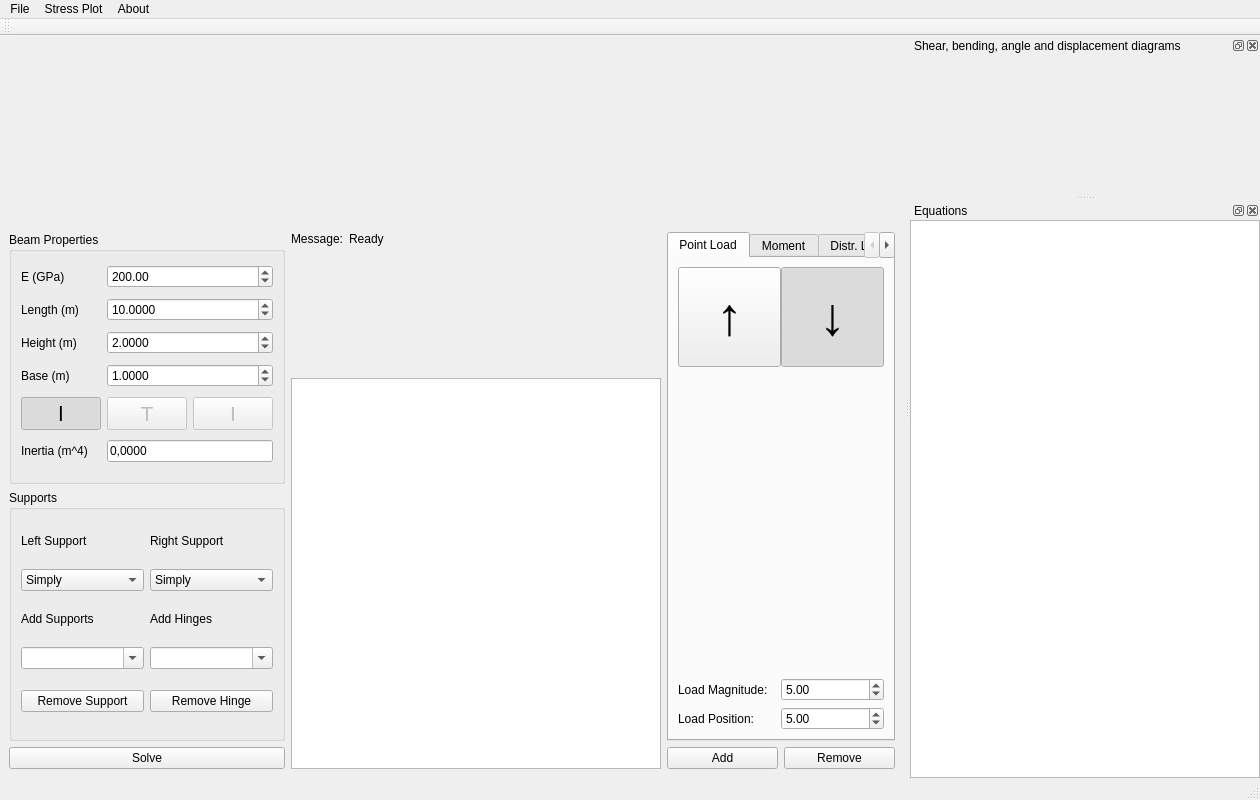
<?xml version="1.0" encoding="UTF-8"?>
<ui version="4.0">
 <author>Lucas dos Santos Almeida</author>
 <class>MainWindow</class>
 <widget class="QMainWindow" name="MainWindow">
  <property name="geometry">
   <rect>
    <x>0</x>
    <y>0</y>
    <width>1239</width>
    <height>800</height>
   </rect>
  </property>
  <property name="windowTitle">
   <string>VigaPy</string>
  </property>
  <widget class="QWidget" name="centralwidget">
   <layout class="QVBoxLayout" name="verticalLayout">
    <item>
     <layout class="QGridLayout" name="main_gl">
      <item row="0" column="0" colspan="3">
       <widget class="QWidget" name="beam_draw_widget" native="true">
        <layout class="QVBoxLayout" name="beam_draw_widget_vl">
         <property name="margin">
          <number>0</number>
         </property>
        </layout>
       </widget>
      </item>
      <item row="3" column="1">
       <widget class="QWidget" name="beam_widget" native="true">
        <property name="maximumSize">
         <size>
          <width>16777215</width>
          <height>120</height>
         </size>
        </property>
        <property name="statusTip">
         <string>Beam Display</string>
        </property>
        <layout class="QVBoxLayout" name="beam_widget_vl">
         <property name="spacing">
          <number>0</number>
         </property>
         <property name="margin">
          <number>0</number>
         </property>
        </layout>
       </widget>
      </item>
      <item row="2" column="1">
       <layout class="QGridLayout" name="gridLayout">
        <item row="0" column="1">
         <widget class="QLabel" name="message_lbl">
          <property name="statusTip">
           <string>Current BeamPy message</string>
          </property>
          <property name="text">
           <string>Ready</string>
          </property>
         </widget>
        </item>
        <item row="0" column="0">
         <widget class="QLabel" name="lbl_message">
          <property name="sizePolicy">
           <sizepolicy hsizetype="Maximum" vsizetype="Maximum">
            <horstretch>0</horstretch>
            <verstretch>0</verstretch>
           </sizepolicy>
          </property>
          <property name="text">
           <string>Message:</string>
          </property>
         </widget>
        </item>
       </layout>
      </item>
      <item row="2" column="0" rowspan="5">
       <layout class="QGridLayout" name="properties_supports_vl">
        <item row="3" column="0">
         <widget class="QPushButton" name="calculate_beam">
          <property name="statusTip">
           <string>Solves the differential equations and plot diagrams (F5)</string>
          </property>
          <property name="text">
           <string>Solve</string>
          </property>
          <property name="shortcut">
           <string>F5</string>
          </property>
         </widget>
        </item>
        <item row="1" column="0">
         <widget class="QGroupBox" name="beam_properties_gb">
          <property name="title">
           <string>Beam Properties</string>
          </property>
          <layout class="QGridLayout" name="beam_properties_gb_vl">
           <item row="10" column="1" colspan="2">
            <widget class="QDoubleSpinBox" name="base_dspn">
             <property name="statusTip">
              <string>Beam section Base</string>
             </property>
             <property name="decimals">
              <number>4</number>
             </property>
             <property name="minimum">
              <double>0.000100000000000</double>
             </property>
             <property name="maximum">
              <double>9999.000000000000000</double>
             </property>
             <property name="value">
              <double>1.000000000000000</double>
             </property>
            </widget>
           </item>
           <item row="11" column="1">
            <widget class="QPushButton" name="pushButton">
             <property name="enabled">
              <bool>false</bool>
             </property>
             <property name="font">
              <font>
               <pointsize>16</pointsize>
              </font>
             </property>
             <property name="text">
              <string>T</string>
             </property>
             <property name="checkable">
              <bool>true</bool>
             </property>
             <property name="checked">
              <bool>false</bool>
             </property>
             <property name="autoExclusive">
              <bool>true</bool>
             </property>
             <attribute name="buttonGroup">
              <string notr="true">buttonGroup_2</string>
             </attribute>
            </widget>
           </item>
           <item row="11" column="2">
            <widget class="QPushButton" name="pushButton_3">
             <property name="enabled">
              <bool>false</bool>
             </property>
             <property name="font">
              <font>
               <pointsize>16</pointsize>
              </font>
             </property>
             <property name="text">
              <string>I</string>
             </property>
             <property name="checkable">
              <bool>true</bool>
             </property>
             <property name="checked">
              <bool>false</bool>
             </property>
             <property name="autoExclusive">
              <bool>true</bool>
             </property>
             <attribute name="buttonGroup">
              <string notr="true">buttonGroup_2</string>
             </attribute>
            </widget>
           </item>
           <item row="11" column="0">
            <widget class="QPushButton" name="pushButton_2">
             <property name="enabled">
              <bool>true</bool>
             </property>
             <property name="font">
              <font>
               <pointsize>16</pointsize>
              </font>
             </property>
             <property name="text">
              <string>l</string>
             </property>
             <property name="checkable">
              <bool>true</bool>
             </property>
             <property name="checked">
              <bool>true</bool>
             </property>
             <property name="autoExclusive">
              <bool>true</bool>
             </property>
             <attribute name="buttonGroup">
              <string notr="true">buttonGroup_2</string>
             </attribute>
            </widget>
           </item>
           <item row="1" column="0">
            <widget class="QLabel" name="lbl_length">
             <property name="text">
              <string>Length (m)</string>
             </property>
            </widget>
           </item>
           <item row="0" column="0">
            <widget class="QLabel" name="lbl_young_module">
             <property name="text">
              <string>E (GPa)</string>
             </property>
            </widget>
           </item>
           <item row="1" column="1" colspan="2">
            <widget class="QDoubleSpinBox" name="length_dspn">
             <property name="statusTip">
              <string>Beam Length</string>
             </property>
             <property name="decimals">
              <number>4</number>
             </property>
             <property name="minimum">
              <double>0.000100000000000</double>
             </property>
             <property name="maximum">
              <double>9999.000000000000000</double>
             </property>
             <property name="value">
              <double>10.000000000000000</double>
             </property>
            </widget>
           </item>
           <item row="0" column="1" colspan="2">
            <widget class="QDoubleSpinBox" name="young_module_dpsn">
             <property name="statusTip">
              <string>Beam Young Modulus</string>
             </property>
             <property name="minimum">
              <double>1.000000000000000</double>
             </property>
             <property name="maximum">
              <double>99999.000000000000000</double>
             </property>
             <property name="singleStep">
              <double>10.000000000000000</double>
             </property>
             <property name="value">
              <double>200.000000000000000</double>
             </property>
            </widget>
           </item>
           <item row="9" column="1" colspan="2">
            <widget class="QDoubleSpinBox" name="height_dpsn">
             <property name="statusTip">
              <string>Beam section Height</string>
             </property>
             <property name="decimals">
              <number>4</number>
             </property>
             <property name="minimum">
              <double>0.000100000000000</double>
             </property>
             <property name="maximum">
              <double>9999.000000000000000</double>
             </property>
             <property name="value">
              <double>2.000000000000000</double>
             </property>
            </widget>
           </item>
           <item row="12" column="0">
            <widget class="QLabel" name="lbl_inertia_moment">
             <property name="enabled">
              <bool>true</bool>
             </property>
             <property name="text">
              <string>Inertia (m^4)</string>
             </property>
            </widget>
           </item>
           <item row="9" column="0">
            <widget class="QLabel" name="lbl_height">
             <property name="text">
              <string>Height (m)</string>
             </property>
            </widget>
           </item>
           <item row="10" column="0">
            <widget class="QLabel" name="lbl_length_2">
             <property name="text">
              <string>Base (m)</string>
             </property>
            </widget>
           </item>
           <item row="12" column="1" colspan="2">
            <widget class="QLineEdit" name="inertia_moment_dspn">
             <property name="text">
              <string>0,0000</string>
             </property>
             <property name="readOnly">
              <bool>true</bool>
             </property>
            </widget>
           </item>
          </layout>
         </widget>
        </item>
        <item row="2" column="0">
         <widget class="QGroupBox" name="supports_gb">
          <property name="title">
           <string>Supports</string>
          </property>
          <layout class="QGridLayout" name="supports_gb_gl">
           <item row="3" column="0">
            <widget class="QComboBox" name="supports_combo">
             <property name="focusPolicy">
              <enum>Qt::StrongFocus</enum>
             </property>
             <property name="statusTip">
              <string>Type support pos. then press Enter to add a Support</string>
             </property>
             <property name="editable">
              <bool>true</bool>
             </property>
             <property name="insertPolicy">
              <enum>QComboBox::InsertAlphabetically</enum>
             </property>
             <property name="duplicatesEnabled">
              <bool>false</bool>
             </property>
            </widget>
           </item>
           <item row="1" column="0">
            <widget class="QComboBox" name="left_support_combo">
             <item>
              <property name="text">
               <string>Simply</string>
              </property>
             </item>
             <item>
              <property name="text">
               <string>Fixed</string>
              </property>
             </item>
             <item>
              <property name="text">
               <string>Free</string>
              </property>
             </item>
            </widget>
           </item>
           <item row="0" column="1">
            <widget class="QLabel" name="lbl_right_support">
             <property name="sizePolicy">
              <sizepolicy hsizetype="Preferred" vsizetype="Maximum">
               <horstretch>0</horstretch>
               <verstretch>0</verstretch>
              </sizepolicy>
             </property>
             <property name="text">
              <string>Right Support</string>
             </property>
            </widget>
           </item>
           <item row="1" column="1">
            <widget class="QComboBox" name="right_support_combo">
             <item>
              <property name="text">
               <string>Simply</string>
              </property>
             </item>
             <item>
              <property name="text">
               <string>Fixed</string>
              </property>
             </item>
             <item>
              <property name="text">
               <string>Free</string>
              </property>
             </item>
            </widget>
           </item>
           <item row="2" column="1">
            <widget class="QLabel" name="lbl_add_support_2">
             <property name="sizePolicy">
              <sizepolicy hsizetype="Preferred" vsizetype="Maximum">
               <horstretch>0</horstretch>
               <verstretch>0</verstretch>
              </sizepolicy>
             </property>
             <property name="text">
              <string>Add Hinges</string>
             </property>
            </widget>
           </item>
           <item row="3" column="1">
            <widget class="QComboBox" name="hinges_combo">
             <property name="focusPolicy">
              <enum>Qt::StrongFocus</enum>
             </property>
             <property name="statusTip">
              <string>Type hinge pos. then press Enter to add a Hinge</string>
             </property>
             <property name="editable">
              <bool>true</bool>
             </property>
             <property name="duplicatesEnabled">
              <bool>false</bool>
             </property>
            </widget>
           </item>
           <item row="4" column="1">
            <widget class="QPushButton" name="remove_hinge_btn">
             <property name="statusTip">
              <string>Removes selected Hinge (Ctrl + H)</string>
             </property>
             <property name="text">
              <string>Remove Hinge</string>
             </property>
             <property name="shortcut">
              <string>Ctrl+H</string>
             </property>
            </widget>
           </item>
           <item row="0" column="0">
            <widget class="QLabel" name="lbl_left_support">
             <property name="sizePolicy">
              <sizepolicy hsizetype="Preferred" vsizetype="Maximum">
               <horstretch>0</horstretch>
               <verstretch>0</verstretch>
              </sizepolicy>
             </property>
             <property name="text">
              <string>Left Support</string>
             </property>
            </widget>
           </item>
           <item row="2" column="0">
            <widget class="QLabel" name="lbl_add_support">
             <property name="sizePolicy">
              <sizepolicy hsizetype="Preferred" vsizetype="Maximum">
               <horstretch>0</horstretch>
               <verstretch>0</verstretch>
              </sizepolicy>
             </property>
             <property name="text">
              <string>Add Supports</string>
             </property>
            </widget>
           </item>
           <item row="4" column="0">
            <widget class="QPushButton" name="remove_support_btn">
             <property name="statusTip">
              <string>Removes selected Support (Ctrl + S)</string>
             </property>
             <property name="text">
              <string>Remove Support</string>
             </property>
             <property name="shortcut">
              <string>Ctrl+S</string>
             </property>
            </widget>
           </item>
          </layout>
         </widget>
        </item>
       </layout>
      </item>
      <item row="6" column="2">
       <layout class="QHBoxLayout" name="add_remove_hl">
        <item>
         <widget class="QPushButton" name="add_load_btn">
          <property name="focusPolicy">
           <enum>Qt::WheelFocus</enum>
          </property>
          <property name="statusTip">
           <string>Adds Load or Moment (Enter)</string>
          </property>
          <property name="text">
           <string>Add</string>
          </property>
         </widget>
        </item>
        <item>
         <widget class="QPushButton" name="remove_load_btn">
          <property name="focusPolicy">
           <enum>Qt::WheelFocus</enum>
          </property>
          <property name="statusTip">
           <string>Removes an item from the list  (Del)</string>
          </property>
          <property name="text">
           <string>Remove</string>
          </property>
          <property name="shortcut">
           <string>Del</string>
          </property>
         </widget>
        </item>
       </layout>
      </item>
      <item row="4" column="1" rowspan="3">
       <widget class="QTreeView" name="load_treeview">
        <property name="sizePolicy">
         <sizepolicy hsizetype="Preferred" vsizetype="Minimum">
          <horstretch>0</horstretch>
          <verstretch>0</verstretch>
         </sizepolicy>
        </property>
        <property name="minimumSize">
         <size>
          <width>370</width>
          <height>0</height>
         </size>
        </property>
        <property name="focusPolicy">
         <enum>Qt::ClickFocus</enum>
        </property>
        <property name="statusTip">
         <string>Beam loaded Items</string>
        </property>
        <property name="verticalScrollBarPolicy">
         <enum>Qt::ScrollBarAsNeeded</enum>
        </property>
        <property name="horizontalScrollBarPolicy">
         <enum>Qt::ScrollBarAlwaysOff</enum>
        </property>
        <property name="autoScroll">
         <bool>true</bool>
        </property>
        <property name="defaultDropAction">
         <enum>Qt::IgnoreAction</enum>
        </property>
        <property name="alternatingRowColors">
         <bool>true</bool>
        </property>
       </widget>
      </item>
      <item row="2" column="2" rowspan="4">
       <widget class="QTabWidget" name="loads_tab">
        <property name="sizePolicy">
         <sizepolicy hsizetype="Preferred" vsizetype="Preferred">
          <horstretch>0</horstretch>
          <verstretch>0</verstretch>
         </sizepolicy>
        </property>
        <property name="currentIndex">
         <number>0</number>
        </property>
        <widget class="QWidget" name="pnt_load_tab_widget">
         <attribute name="title">
          <string>Point Load</string>
         </attribute>
         <layout class="QGridLayout" name="pnt_load_tab_widget_gl_4">
          <property name="horizontalSpacing">
           <number>0</number>
          </property>
          <item row="2" column="0">
           <widget class="QLabel" name="lbl_point_load_mag">
            <property name="text">
             <string>Load Magnitude:</string>
            </property>
           </widget>
          </item>
          <item row="3" column="0">
           <widget class="QLabel" name="lbl_point_load_pos">
            <property name="text">
             <string>Load Position: </string>
            </property>
           </widget>
          </item>
          <item row="0" column="0">
           <widget class="QPushButton" name="pnt_load_up_chkbtn">
            <property name="sizePolicy">
             <sizepolicy hsizetype="Minimum" vsizetype="Preferred">
              <horstretch>0</horstretch>
              <verstretch>0</verstretch>
             </sizepolicy>
            </property>
            <property name="minimumSize">
             <size>
              <width>100</width>
              <height>100</height>
             </size>
            </property>
            <property name="maximumSize">
             <size>
              <width>16777215</width>
              <height>100</height>
             </size>
            </property>
            <property name="font">
             <font>
              <pointsize>40</pointsize>
              <weight>75</weight>
              <italic>false</italic>
              <bold>true</bold>
              <underline>false</underline>
             </font>
            </property>
            <property name="focusPolicy">
             <enum>Qt::NoFocus</enum>
            </property>
            <property name="text">
             <string>↑</string>
            </property>
            <property name="checkable">
             <bool>true</bool>
            </property>
            <property name="autoExclusive">
             <bool>true</bool>
            </property>
            <attribute name="buttonGroup">
             <string notr="true">buttonGroup</string>
            </attribute>
           </widget>
          </item>
          <item row="1" column="0" colspan="2">
           <spacer name="vs_pnt_load">
            <property name="orientation">
             <enum>Qt::Vertical</enum>
            </property>
            <property name="sizeHint" stdset="0">
             <size>
              <width>20</width>
              <height>40</height>
             </size>
            </property>
           </spacer>
          </item>
          <item row="2" column="1">
           <widget class="QDoubleSpinBox" name="pnt_load_mag_dpsn">
            <property name="decimals">
             <number>2</number>
            </property>
            <property name="minimum">
             <double>0.000000000000000</double>
            </property>
            <property name="maximum">
             <double>999999999.000000000000000</double>
            </property>
            <property name="value">
             <double>5.000000000000000</double>
            </property>
           </widget>
          </item>
          <item row="3" column="1">
           <widget class="QDoubleSpinBox" name="pnt_load_pos_dpsn">
            <property name="maximum">
             <double>999999999.000000000000000</double>
            </property>
            <property name="value">
             <double>5.000000000000000</double>
            </property>
           </widget>
          </item>
          <item row="0" column="1">
           <widget class="QPushButton" name="pnt_load_down_chkbtn">
            <property name="sizePolicy">
             <sizepolicy hsizetype="Minimum" vsizetype="Preferred">
              <horstretch>0</horstretch>
              <verstretch>0</verstretch>
             </sizepolicy>
            </property>
            <property name="minimumSize">
             <size>
              <width>100</width>
              <height>100</height>
             </size>
            </property>
            <property name="maximumSize">
             <size>
              <width>16777215</width>
              <height>100</height>
             </size>
            </property>
            <property name="font">
             <font>
              <pointsize>40</pointsize>
             </font>
            </property>
            <property name="focusPolicy">
             <enum>Qt::NoFocus</enum>
            </property>
            <property name="text">
             <string>↓</string>
            </property>
            <property name="checkable">
             <bool>true</bool>
            </property>
            <property name="checked">
             <bool>true</bool>
            </property>
            <property name="autoExclusive">
             <bool>true</bool>
            </property>
            <attribute name="buttonGroup">
             <string notr="true">buttonGroup</string>
            </attribute>
           </widget>
          </item>
         </layout>
        </widget>
        <widget class="QWidget" name="moment_tab_widget">
         <attribute name="title">
          <string>Moment</string>
         </attribute>
         <layout class="QGridLayout" name="pnt_load_tab_widget_gl">
          <property name="horizontalSpacing">
           <number>0</number>
          </property>
          <item row="4" column="1">
           <widget class="QDoubleSpinBox" name="moment_pos_dpsn">
            <property name="maximum">
             <double>999999999.000000000000000</double>
            </property>
            <property name="value">
             <double>7.000000000000000</double>
            </property>
           </widget>
          </item>
          <item row="3" column="0">
           <widget class="QLabel" name="lbl_moment_pos">
            <property name="text">
             <string>Moment Magnitude:</string>
            </property>
           </widget>
          </item>
          <item row="4" column="0">
           <widget class="QLabel" name="lbl_moment_mag">
            <property name="text">
             <string>Moment Position: </string>
            </property>
           </widget>
          </item>
          <item row="1" column="0" colspan="2">
           <spacer name="spacer_moment">
            <property name="orientation">
             <enum>Qt::Vertical</enum>
            </property>
            <property name="sizeHint" stdset="0">
             <size>
              <width>20</width>
              <height>40</height>
             </size>
            </property>
           </spacer>
          </item>
          <item row="3" column="1">
           <widget class="QDoubleSpinBox" name="moment_mag_dpsn">
            <property name="maximum">
             <double>999999999.000000000000000</double>
            </property>
            <property name="value">
             <double>7.000000000000000</double>
            </property>
           </widget>
          </item>
          <item row="0" column="0">
           <widget class="QPushButton" name="moment_ccw_chkbtn">
            <property name="sizePolicy">
             <sizepolicy hsizetype="Minimum" vsizetype="Preferred">
              <horstretch>0</horstretch>
              <verstretch>0</verstretch>
             </sizepolicy>
            </property>
            <property name="minimumSize">
             <size>
              <width>50</width>
              <height>50</height>
             </size>
            </property>
            <property name="maximumSize">
             <size>
              <width>16777215</width>
              <height>100</height>
             </size>
            </property>
            <property name="font">
             <font>
              <pointsize>50</pointsize>
              <weight>50</weight>
              <bold>false</bold>
             </font>
            </property>
            <property name="focusPolicy">
             <enum>Qt::NoFocus</enum>
            </property>
            <property name="statusTip">
             <string/>
            </property>
            <property name="text">
             <string>↺</string>
            </property>
            <property name="checkable">
             <bool>true</bool>
            </property>
            <property name="autoExclusive">
             <bool>true</bool>
            </property>
           </widget>
          </item>
          <item row="0" column="1">
           <widget class="QPushButton" name="moment_cw_chkbtn">
            <property name="sizePolicy">
             <sizepolicy hsizetype="Minimum" vsizetype="Preferred">
              <horstretch>0</horstretch>
              <verstretch>0</verstretch>
             </sizepolicy>
            </property>
            <property name="minimumSize">
             <size>
              <width>100</width>
              <height>100</height>
             </size>
            </property>
            <property name="maximumSize">
             <size>
              <width>16777215</width>
              <height>100</height>
             </size>
            </property>
            <property name="font">
             <font>
              <pointsize>50</pointsize>
             </font>
            </property>
            <property name="focusPolicy">
             <enum>Qt::NoFocus</enum>
            </property>
            <property name="statusTip">
             <string/>
            </property>
            <property name="text">
             <string>↻</string>
            </property>
            <property name="checkable">
             <bool>true</bool>
            </property>
            <property name="checked">
             <bool>true</bool>
            </property>
            <property name="autoExclusive">
             <bool>true</bool>
            </property>
           </widget>
          </item>
         </layout>
        </widget>
        <widget class="QWidget" name="distr_load_tab_widget">
         <attribute name="title">
          <string>Distr. Load</string>
         </attribute>
         <layout class="QGridLayout" name="distr_load_tab_widget_gl">
          <property name="horizontalSpacing">
           <number>0</number>
          </property>
          <item row="0" column="1">
           <widget class="QPushButton" name="down_distr_load_chkbtn">
            <property name="sizePolicy">
             <sizepolicy hsizetype="Minimum" vsizetype="Preferred">
              <horstretch>0</horstretch>
              <verstretch>0</verstretch>
             </sizepolicy>
            </property>
            <property name="minimumSize">
             <size>
              <width>100</width>
              <height>100</height>
             </size>
            </property>
            <property name="maximumSize">
             <size>
              <width>16777215</width>
              <height>100</height>
             </size>
            </property>
            <property name="font">
             <font>
              <pointsize>40</pointsize>
             </font>
            </property>
            <property name="focusPolicy">
             <enum>Qt::NoFocus</enum>
            </property>
            <property name="text">
             <string>↓</string>
            </property>
            <property name="checkable">
             <bool>true</bool>
            </property>
            <property name="checked">
             <bool>true</bool>
            </property>
            <property name="autoExclusive">
             <bool>true</bool>
            </property>
           </widget>
          </item>
          <item row="0" column="0">
           <widget class="QPushButton" name="up_distr_load_chkbtn">
            <property name="sizePolicy">
             <sizepolicy hsizetype="Minimum" vsizetype="Preferred">
              <horstretch>0</horstretch>
              <verstretch>0</verstretch>
             </sizepolicy>
            </property>
            <property name="minimumSize">
             <size>
              <width>100</width>
              <height>100</height>
             </size>
            </property>
            <property name="maximumSize">
             <size>
              <width>16777215</width>
              <height>100</height>
             </size>
            </property>
            <property name="font">
             <font>
              <pointsize>40</pointsize>
             </font>
            </property>
            <property name="focusPolicy">
             <enum>Qt::NoFocus</enum>
            </property>
            <property name="text">
             <string>↑</string>
            </property>
            <property name="checkable">
             <bool>true</bool>
            </property>
            <property name="checked">
             <bool>false</bool>
            </property>
            <property name="autoExclusive">
             <bool>true</bool>
            </property>
           </widget>
          </item>
          <item row="3" column="0">
           <widget class="QLabel" name="lbl_start_distr_load_pos">
            <property name="text">
             <string>Start Position: </string>
            </property>
           </widget>
          </item>
          <item row="2" column="0">
           <widget class="QLabel" name="lbl_start_distr_load_mag">
            <property name="text">
             <string>Start Magnitude:</string>
            </property>
           </widget>
          </item>
          <item row="5" column="0">
           <widget class="QLabel" name="lbl_end_distr_load_pos">
            <property name="text">
             <string>End Position: </string>
            </property>
           </widget>
          </item>
          <item row="4" column="0">
           <widget class="QLabel" name="lbl_end_distr_load_mag">
            <property name="text">
             <string>End Magnitude:</string>
            </property>
           </widget>
          </item>
          <item row="2" column="1">
           <widget class="QDoubleSpinBox" name="distr_load_start_mag">
            <property name="maximum">
             <double>999999999.000000000000000</double>
            </property>
            <property name="value">
             <double>5.000000000000000</double>
            </property>
           </widget>
          </item>
          <item row="3" column="1">
           <widget class="QDoubleSpinBox" name="distr_load_start_pos">
            <property name="focusPolicy">
             <enum>Qt::WheelFocus</enum>
            </property>
            <property name="value">
             <double>1.000000000000000</double>
            </property>
           </widget>
          </item>
          <item row="4" column="1">
           <widget class="QDoubleSpinBox" name="distr_load_end_mag">
            <property name="maximum">
             <double>999999999.000000000000000</double>
            </property>
            <property name="value">
             <double>10.000000000000000</double>
            </property>
           </widget>
          </item>
          <item row="5" column="1">
           <widget class="QDoubleSpinBox" name="distr_load_end_pos">
            <property name="value">
             <double>5.000000000000000</double>
            </property>
           </widget>
          </item>
          <item row="1" column="0" colspan="2">
           <spacer name="verticalSpacer">
            <property name="orientation">
             <enum>Qt::Vertical</enum>
            </property>
            <property name="sizeHint" stdset="0">
             <size>
              <width>20</width>
              <height>40</height>
             </size>
            </property>
           </spacer>
          </item>
         </layout>
        </widget>
       </widget>
      </item>
     </layout>
    </item>
   </layout>
  </widget>
  <widget class="QMenuBar" name="menubar">
   <property name="geometry">
    <rect>
     <x>0</x>
     <y>0</y>
     <width>1239</width>
     <height>21</height>
    </rect>
   </property>
   <widget class="QMenu" name="menuFile">
    <property name="title">
     <string>File</string>
    </property>
    <addaction name="actionQuit"/>
   </widget>
   <widget class="QMenu" name="menuStress_Plot">
    <property name="title">
     <string>Stress Plot</string>
    </property>
    <addaction name="actionDisplay_Stress_Value"/>
   </widget>
   <widget class="QMenu" name="menuAbout">
    <property name="title">
     <string>About</string>
    </property>
   </widget>
   <addaction name="menuFile"/>
   <addaction name="menuStress_Plot"/>
   <addaction name="menuAbout"/>
  </widget>
  <widget class="QStatusBar" name="statusbar"/>
  <widget class="QDockWidget" name="plot_dock">
   <property name="minimumSize">
    <size>
     <width>350</width>
     <height>58</height>
    </size>
   </property>
   <property name="windowTitle">
    <string>Shear, bending, angle and displacement diagrams</string>
   </property>
   <attribute name="dockWidgetArea">
    <number>2</number>
   </attribute>
   <widget class="QWidget" name="plot_dock_contents">
    <layout class="QVBoxLayout" name="plot_dock_contents_vl">
     <property name="spacing">
      <number>0</number>
     </property>
     <property name="margin">
      <number>0</number>
     </property>
     <item>
      <widget class="QWidget" name="plots_widget" native="true">
       <layout class="QVBoxLayout" name="plots_widget_vl">
        <property name="spacing">
         <number>0</number>
        </property>
        <property name="margin">
         <number>0</number>
        </property>
       </layout>
      </widget>
     </item>
    </layout>
   </widget>
  </widget>
  <widget class="QDockWidget" name="equations_dock">
   <property name="windowTitle">
    <string>Equations</string>
   </property>
   <attribute name="dockWidgetArea">
    <number>2</number>
   </attribute>
   <widget class="QWidget" name="equations_dock_contents">
    <layout class="QVBoxLayout" name="equations_dock_contents_vl">
     <property name="margin">
      <number>0</number>
     </property>
     <item>
      <widget class="QTextBrowser" name="equations_lbl">
       <property name="font">
        <font>
         <family>Cambria</family>
         <pointsize>13</pointsize>
         <weight>50</weight>
         <italic>false</italic>
         <bold>false</bold>
        </font>
       </property>
       <property name="focusPolicy">
        <enum>Qt::ClickFocus</enum>
       </property>
       <property name="html">
        <string>&lt;!DOCTYPE HTML PUBLIC &quot;-//W3C//DTD HTML 4.0//EN&quot; &quot;http://www.w3.org/TR/REC-html40/strict.dtd&quot;&gt;
&lt;html&gt;&lt;head&gt;&lt;meta name=&quot;qrichtext&quot; content=&quot;1&quot; /&gt;&lt;style type=&quot;text/css&quot;&gt;
p, li { white-space: pre-wrap; }
&lt;/style&gt;&lt;/head&gt;&lt;body style=&quot; font-family:'Cambria'; font-size:13pt; font-weight:400; font-style:normal;&quot;&gt;
&lt;p style=&quot;-qt-paragraph-type:empty; margin-top:0px; margin-bottom:0px; margin-left:0px; margin-right:0px; -qt-block-indent:0; text-indent:0px; font-family:'Times New Roman'; font-size:14pt;&quot;&gt;&lt;br /&gt;&lt;/p&gt;&lt;/body&gt;&lt;/html&gt;</string>
       </property>
      </widget>
     </item>
    </layout>
   </widget>
  </widget>
  <widget class="QToolBar" name="tool_bar">
   <property name="windowTitle">
    <string>toolBar</string>
   </property>
   <attribute name="toolBarArea">
    <enum>TopToolBarArea</enum>
   </attribute>
   <attribute name="toolBarBreak">
    <bool>false</bool>
   </attribute>
  </widget>
  <action name="actionDisplay_Stress_Value">
   <property name="checkable">
    <bool>true</bool>
   </property>
   <property name="text">
    <string>Display Stress Value</string>
   </property>
   <property name="shortcut">
    <string>D</string>
   </property>
  </action>
  <action name="actionQuit">
   <property name="text">
    <string>Quit</string>
   </property>
   <property name="shortcut">
    <string>Ctrl+W</string>
   </property>
  </action>
 </widget>
 <tabstops>
  <tabstop>young_module_dpsn</tabstop>
  <tabstop>length_dspn</tabstop>
  <tabstop>left_support_combo</tabstop>
  <tabstop>right_support_combo</tabstop>
  <tabstop>calculate_beam</tabstop>
  <tabstop>supports_combo</tabstop>
  <tabstop>remove_support_btn</tabstop>
  <tabstop>hinges_combo</tabstop>
  <tabstop>remove_hinge_btn</tabstop>
  <tabstop>loads_tab</tabstop>
  <tabstop>pnt_load_up_chkbtn</tabstop>
  <tabstop>pnt_load_down_chkbtn</tabstop>
  <tabstop>pnt_load_mag_dpsn</tabstop>
  <tabstop>pnt_load_pos_dpsn</tabstop>
  <tabstop>moment_ccw_chkbtn</tabstop>
  <tabstop>moment_cw_chkbtn</tabstop>
  <tabstop>moment_mag_dpsn</tabstop>
  <tabstop>moment_pos_dpsn</tabstop>
  <tabstop>up_distr_load_chkbtn</tabstop>
  <tabstop>down_distr_load_chkbtn</tabstop>
  <tabstop>distr_load_start_mag</tabstop>
  <tabstop>distr_load_start_pos</tabstop>
  <tabstop>distr_load_end_mag</tabstop>
  <tabstop>distr_load_end_pos</tabstop>
  <tabstop>add_load_btn</tabstop>
  <tabstop>remove_load_btn</tabstop>
  <tabstop>load_treeview</tabstop>
  <tabstop>equations_lbl</tabstop>
 </tabstops>
 <resources/>
 <connections/>
 <designerdata>
  <property name="gridDeltaX">
   <number>10</number>
  </property>
  <property name="gridDeltaY">
   <number>10</number>
  </property>
  <property name="gridSnapX">
   <bool>true</bool>
  </property>
  <property name="gridSnapY">
   <bool>true</bool>
  </property>
  <property name="gridVisible">
   <bool>true</bool>
  </property>
 </designerdata>
 <buttongroups>
  <buttongroup name="buttonGroup_2"/>
  <buttongroup name="buttonGroup"/>
 </buttongroups>
</ui>
